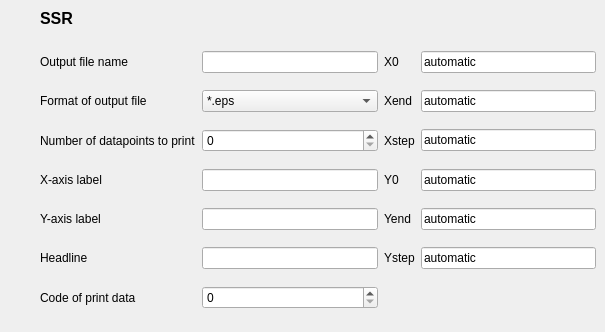
      <widget class="QWidget" name="tab_6">
       <attribute name="title">
        <string>SSR</string>
       </attribute>
       <widget class="QLabel" name="label_119">
        <property name="geometry">
         <rect>
          <x>40</x>
          <y>10</y>
          <width>291</width>
          <height>17</height>
         </rect>
        </property>
        <property name="font">
         <font>
          <pointsize>12</pointsize>
          <weight>75</weight>
          <bold>true</bold>
         </font>
        </property>
        <property name="text">
         <string>SSR</string>
        </property>
       </widget>
       <widget class="QWidget" name="layoutWidget_7">
        <property name="geometry">
         <rect>
          <x>40</x>
          <y>40</y>
          <width>556</width>
          <height>283</height>
         </rect>
        </property>
        <layout class="QGridLayout" name="gridLayout_12">
         <item row="0" column="0">
          <widget class="QLabel" name="label_120">
           <property name="text">
            <string>Output file name</string>
           </property>
          </widget>
         </item>
         <item row="0" column="1">
          <widget class="QLineEdit" name="lineEdit_78"/>
         </item>
         <item row="0" column="2">
          <widget class="QLabel" name="label_121">
           <property name="text">
            <string>X0</string>
           </property>
          </widget>
         </item>
         <item row="0" column="3">
          <widget class="QLineEdit" name="lineEdit_79">
           <property name="text">
            <string>automatic</string>
           </property>
          </widget>
         </item>
         <item row="1" column="0">
          <widget class="QLabel" name="label_122">
           <property name="text">
            <string>Format of output file</string>
           </property>
          </widget>
         </item>
         <item row="1" column="1">
          <widget class="QComboBox" name="comboBox_12">
           <item>
            <property name="text">
             <string>*.eps</string>
            </property>
           </item>
           <item>
            <property name="text">
             <string>*.jpeg</string>
            </property>
           </item>
           <item>
            <property name="text">
             <string>*.pdf</string>
            </property>
           </item>
           <item>
            <property name="text">
             <string>*.svg</string>
            </property>
           </item>
          </widget>
         </item>
         <item row="1" column="2">
          <widget class="QLabel" name="label_123">
           <property name="text">
            <string>Xend</string>
           </property>
          </widget>
         </item>
         <item row="1" column="3">
          <widget class="QLineEdit" name="lineEdit_80">
           <property name="text">
            <string>automatic</string>
           </property>
          </widget>
         </item>
         <item row="2" column="0">
          <widget class="QLabel" name="label_124">
           <property name="text">
            <string>Number of datapoints to print</string>
           </property>
          </widget>
         </item>
         <item row="2" column="1">
          <widget class="QSpinBox" name="spinBox_nPrint_8"/>
         </item>
         <item row="2" column="2">
          <widget class="QLabel" name="label_125">
           <property name="text">
            <string>Xstep</string>
           </property>
          </widget>
         </item>
         <item row="2" column="3">
          <widget class="QLineEdit" name="lineEdit_81">
           <property name="text">
            <string>automatic</string>
           </property>
          </widget>
         </item>
         <item row="3" column="0">
          <widget class="QLabel" name="label_126">
           <property name="text">
            <string>X-axis label</string>
           </property>
          </widget>
         </item>
         <item row="3" column="1">
          <widget class="QLineEdit" name="lineEdit_82"/>
         </item>
         <item row="3" column="2">
          <widget class="QLabel" name="label_127">
           <property name="text">
            <string>Y0</string>
           </property>
          </widget>
         </item>
         <item row="3" column="3">
          <widget class="QLineEdit" name="lineEdit_83">
           <property name="text">
            <string>automatic</string>
           </property>
          </widget>
         </item>
         <item row="4" column="0">
          <widget class="QLabel" name="label_128">
           <property name="text">
            <string>Y-axis label</string>
           </property>
          </widget>
         </item>
         <item row="4" column="1">
          <widget class="QLineEdit" name="lineEdit_84"/>
         </item>
         <item row="4" column="2">
          <widget class="QLabel" name="label_129">
           <property name="text">
            <string>Yend</string>
           </property>
          </widget>
         </item>
         <item row="4" column="3">
          <widget class="QLineEdit" name="lineEdit_85">
           <property name="text">
            <string>automatic</string>
           </property>
          </widget>
         </item>
         <item row="5" column="0">
          <widget class="QLabel" name="label_130">
           <property name="text">
            <string>Headline</string>
           </property>
          </widget>
         </item>
         <item row="5" column="1">
          <widget class="QLineEdit" name="lineEdit_86"/>
         </item>
         <item row="5" column="2">
          <widget class="QLabel" name="label_131">
           <property name="text">
            <string>Ystep</string>
           </property>
          </widget>
         </item>
         <item row="5" column="3">
          <widget class="QLineEdit" name="lineEdit_87">
           <property name="text">
            <string>automatic</string>
           </property>
          </widget>
         </item>
         <item row="6" column="0">
          <widget class="QLabel" name="label_132">
           <property name="text">
            <string>Code of print data</string>
           </property>
          </widget>
         </item>
         <item row="6" column="1">
          <widget class="QSpinBox" name="spinBox_14"/>
         </item>
        </layout>
       </widget>
      </widget>
